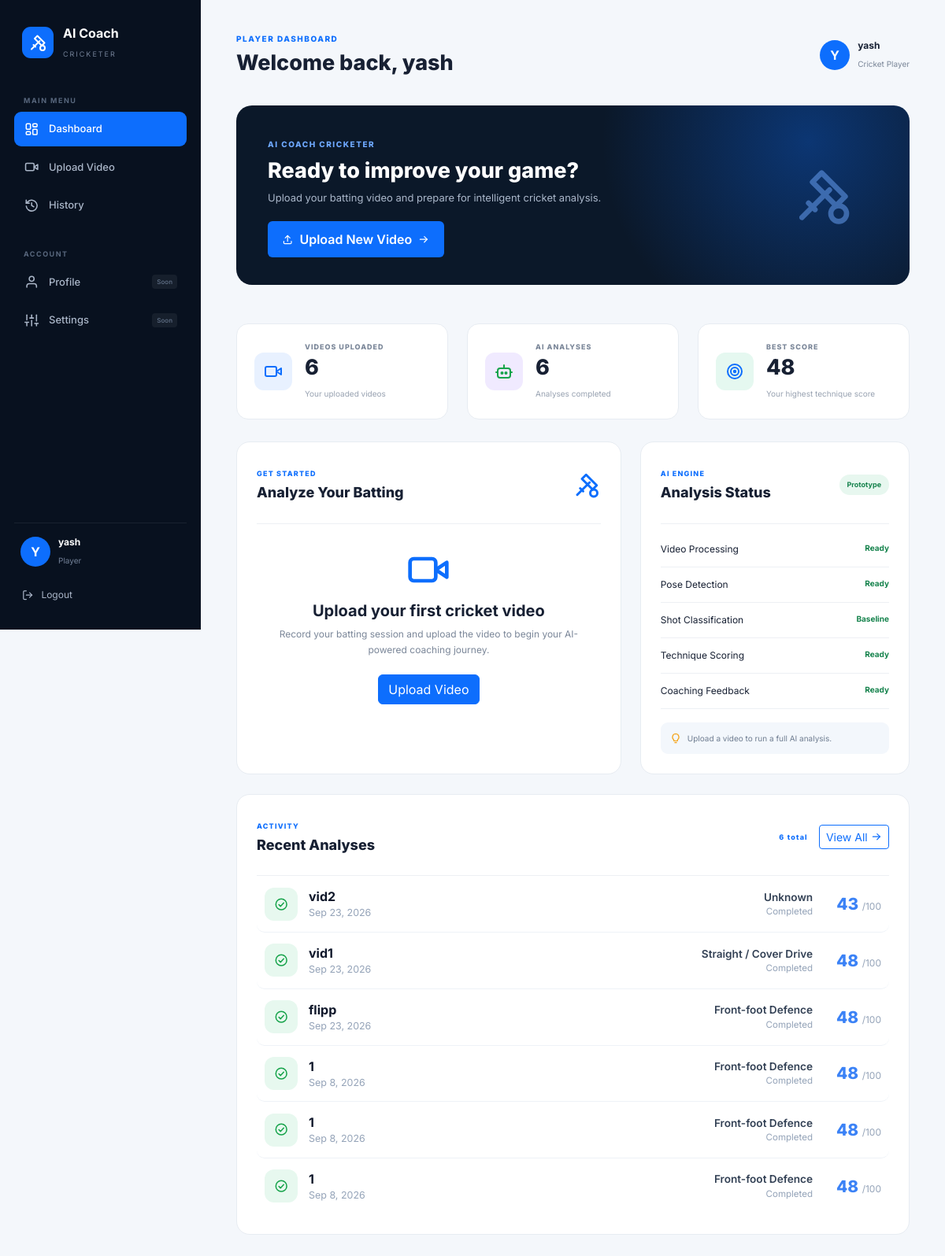
/dashboard/ (signed in), run on the app's committed database.
### analysis/models.py (models this page shows, shortened)
class AnalysisResult(models.Model):
    STATUS_CHOICES = [
        ("PENDING", "Pending"),
        ("PROCESSING", "Processing"),
        ("COMPLETED", "Completed"),
        ("FAILED", "Failed"),
    ]
    user = models.ForeignKey(User, on_delete=models.CASCADE)
    video = models.ForeignKey(
        UploadedVideo,
        on_delete=models.CASCADE,
        related_name="analyses",
    )
    title = models.CharField(max_length=200, blank=True)
    uploaded_at = models.DateTimeField(auto_now_add=True)
    status = models.CharField(
        max_length=20,
        choices=STATUS_CHOICES,
        default="PENDING",
    )
    processed_video = models.FileField(
        upload_to="videos/processed/",
        blank=True,
        null=True,
    )
    total_frames = models.IntegerField(default=0)
    detected_frames = models.IntegerField(default=0)
    detection_percentage = models.FloatField(default=0.0)
    detected_shot = models.CharField(max_length=100, blank=True, default="")
    shot_confidence = models.FloatField(default=0.0)
    overall_score = models.IntegerField(default=0)
    posture_score = models.IntegerField(default=0)
    balance_score = models.IntegerField(default=0)
    lower_body_score = models.IntegerField(default=0)
    upper_body_score = models.IntegerField(default=0)
    follow_through_score = models.IntegerField(default=0)
    measurements = models.JSONField(default=dict, blank=True)
    coaching_feedback = models.JSONField(default=list, blank=True)
    key_observations = models.JSONField(default=list, blank=True)
    shot_reasoning = models.JSONField(default=list, blank=True)
    error_message = models.TextField(blank=True, default="")

class UploadedVideo(models.Model):
    user = models.ForeignKey(User, on_delete=models.CASCADE)
    title = models.CharField(max_length=200)
    video = models.FileField(upload_to="videos/")
    uploaded_at = models.DateTimeField(auto_now_add=True)

### analysis/views.py (the view)
# urls.py: path("dashboard/", views.dashboard, name="dashboard"),
@login_required(login_url="login")
def dashboard(request):
    analyses = AnalysisResult.objects.filter(
        user=request.user
    ).select_related("video").order_by("-uploaded_at")
    total_analyses = analyses.count()
    completed = analyses.filter(status="COMPLETED").count()
    best_score = None
    completed_scores = [
        a.overall_score for a in analyses if a.status == "COMPLETED"
    ]
    if completed_scores:
        best_score = max(completed_scores)
    recent = analyses[:6]
    context = {
        "analyses": analyses,
        "recent": recent,
        "total_analyses": total_analyses,
        "completed_analyses": completed,
        "best_score": best_score,
        "total_videos": UploadedVideo.objects.filter(user=request.user).count(),
    }
    return render(request, "dashboard.html", context)

### templates/dashboard.html (shortened to what this page needs)
{% load static %}
<!DOCTYPE html>
<html lang="en">
<head>
    <link
        href="https://cdn.jsdelivr.net/npm/bootstrap@5.3.7/dist/css/bootstrap.min.css"
        rel="stylesheet">
    <link rel="stylesheet"
          href="{% static 'css/icons.css' %}">
    <link rel="stylesheet"
          href="{% static 'css/dashboard.css' %}">
</head>
<body>
{% include "_sidebar.html" with active_page="dashboard" %}
<main class="main-content">
    <div class="top-bar">
        <div>
            <span class="page-label">
                PLAYER DASHBOARD
            </span>
            <h2>
                Welcome back,
                {{ request.user.username }}
            </h2>
        </div>
        <div class="top-user">
            <div class="top-avatar">
                {{ request.user.username|first|upper }}
            </div>
            <div>
                <strong>
                    {{ request.user.username }}
                </strong>
                <small>
                    Cricket Player
                </small>
            </div>
        </div>
    </div>
    <div class="welcome-banner">
        <div>
            <span class="banner-label">
                AI COACH CRICKETER
            </span>
            <h1>
                Ready to improve your game?
            </h1>
            <p>
                Upload your batting video and prepare
                for intelligent cricket analysis.
            </p>
            <a href="{% url 'upload' %}"
               class="btn upload-button">
                <svg class="ic ic-sm"><use href="#i-upload"/></svg>
                Upload New Video
                <svg class="ic ic-sm"><use href="#i-arrow-right"/></svg>
            </a>
        </div>
        <div class="banner-icon">
            <svg class="ic ic-3xl"><use href="#i-cricket"/></svg>
        </div>
    </div>
    <div class="row g-4 stats-row">
        <div class="col-md-4">
            <div class="stat-card">
                <div class="stat-icon blue">
                    <svg class="ic ic-lg ic-primary">
                        <use href="#i-video"/>
                    </svg>
                </div>
                <div>
                    <span>
                        VIDEOS UPLOADED
                    </span>
                    <h3>
                        {{ total_videos }}
                    </h3>
                    <small>
                        Your uploaded videos
                    </small>
                </div>
            </div>
        </div>
        <div class="col-md-4">
            <div class="stat-card">
                <div class="stat-icon purple">
                    <svg class="ic ic-lg ic-success">
                        <use href="#i-robot"/>
                    </svg>
                </div>
                <div>
                    <span>
                        AI ANALYSES
                    </span>
                    <h3>
                        {{ completed_analyses }}
                    </h3>
                    <small>
                        Analyses completed
                    </small>
                </div>
            </div>
        </div>
        <div class="col-md-4">
            <div class="stat-card">
                <div class="stat-icon green">
                    <svg class="ic ic-lg ic-primary">
                        <use href="#i-target"/>
                    </svg>
                </div>
                <div>
                    <span>
                        BEST SCORE
                    </span>
                    <h3>
                        {% if best_score %}{{ best_score }}{% else %}--{% endif %}
                    </h3>
                    <small>
                        Your highest technique score
                    </small>
                </div>
            </div>
        </div>
    </div>
    <div class="row g-4 mt-1">
        <div class="col-lg-7">
            <div class="content-card">
                <div class="card-heading">
                    <div>
                        <span>
                            GET STARTED
                        </span>
                        <h4>
                            Analyze Your Batting
                        </h4>
                    </div>
                    <span class="card-emoji">
                        <svg class="ic ic-xl ic-primary">
                            <use href="#i-cricket"/>
                        </svg>
                    </span>
                </div>
                <div class="quick-content">
                    <div class="quick-icon">
                        <svg class="ic ic-2xl ic-primary">
                            <use href="#i-video"/>
                        </svg>
                    </div>
                    <h5>
                        Upload your first cricket video
                    </h5>
                    <p>
                        Record your batting session and
                        upload the video to begin your
                        AI-powered coaching journey.
                    </p>
                    <a href="{% url 'upload' %}"
                       class="btn btn-primary">
                        Upload Video
                    </a>
                </div>
            </div>
        </div>
        <div class="col-lg-5">
            <div class="content-card">
                <div class="card-heading">
                    <div>
                        <span>
                            AI ENGINE
                        </span>
                        <h4>
                            Analysis Status
                        </h4>
                    </div>
                    <span class="status-active">
                        Prototype
                    </span>
                </div>
                <div class="ai-status">
                    <div class="status-row">
                        <span>
                            Video Processing
                        </span>
                        <strong class="ready">
                            Ready
                        </strong>
                    </div>
                    <div class="status-row">
                        <span>
                            Pose Detection
                        </span>
                        <strong class="ready">
                            Ready
                        </strong>
                    </div>
                    <div class="status-row">
                        <span>
                            Shot Classification
                        </span>
                        <strong class="ready">
                            Baseline
                        </strong>
                    </div>
                    <div class="status-row">
                        <span>
                            Technique Scoring
                        </span>
                        <strong class="ready">
                            Ready
                        </strong>
                    </div>
                    <div class="status-row">
                        <span>
                            Coaching Feedback
                        </span>
                        <strong class="ready">
                            Ready
                        </strong>
                    </div>
                </div>
                <div class="ai-note">
                    <svg class="ic ic-sm"><use href="#i-bulb"/></svg>
                    Upload a video to run a full AI analysis.
                </div>
            </div>
        </div>
    </div>
    <div class="content-card recent-card">
        <div class="card-heading">
            <div>
                <span>
                    ACTIVITY
                </span>
                <h4>
                    Recent Analyses
                </h4>
            </div>
            <div class="heading-actions">
                <span class="empty-label">
                    {% if recent %}{{ total_analyses }} total{% else %}No videos yet{% endif %}
                </span>
                {% if recent %}
                    <a href="{% url 'history' %}"
                       class="btn btn-outline-primary btn-sm">
                        View All
                        <svg class="ic ic-sm">
                            <use href="#i-arrow-right"/>
                        </svg>
                    </a>
                {% endif %}
            </div>
        </div>
        {% if recent %}
            <div class="history-list">
                {% for a in recent %}
                    <a href="{% url 'analysis_result' a.pk %}"
                       class="history-item">
                        <div class="history-icon status-{{ a.status|lower }}">
                            {% if a.status == "COMPLETED" %}
                                <svg class="ic ic-md ic-success">
                                    <use href="#i-check-circle"/>
                                </svg>
                            {% elif a.status == "FAILED" %}
                                <svg class="ic ic-md ic-danger">
                                    <use href="#i-x-circle"/>
                                </svg>
                            {% else %}
                                <svg class="ic ic-md ic-warning">
                                    <use href="#i-clock"/>
                                </svg>
                            {% endif %}
                        </div>
                        <div class="history-info">
                            <strong>{{ a.title|default:a.video.title }}</strong>
                            <small>{{ a.uploaded_at|date:"M j, Y" }}</small>
                        </div>
                        <div class="history-shot">
                            <span>{{ a.detected_shot|default:"—" }}</span>
                            <small>{{ a.status|title }}</small>
                        </div>
                        <div class="history-score">
                            {% if a.status == "COMPLETED" %}
                                <strong>{{ a.overall_score }}</strong>
                                <small>/100</small>
                            {% else %}
                                <span class="badge-short">—</span>
                            {% endif %}
                        </div>
                    </a>
                {% endfor %}
            </div>
        {% endif %}
    </div>
</main>
</body>
</html>

### templates/_sidebar.html (shortened to what this page needs)
<aside class="sidebar" id="sidebar">
    <div class="sidebar-brand">
        <div class="brand-icon">
            <svg class="ic ic-lg"><use href="#i-cricket"/></svg>
        </div>
        <div>
            <strong>AI Coach</strong>
            <small>CRICKETER</small>
        </div>
    </div>
    <div class="sidebar-section">
        <small>MAIN MENU</small>
        <a href="{% url 'dashboard' %}"
           class="sidebar-link {% if active_page == 'dashboard' %}active{% endif %}">
            <span>
                <svg class="ic ic-md"><use href="#i-dashboard"/></svg>
            </span>
            Dashboard
        </a>
        <a href="{% url 'upload' %}"
           class="sidebar-link {% if active_page == 'upload' %}active{% endif %}">
            <span>
                <svg class="ic ic-md"><use href="#i-video"/></svg>
            </span>
            Upload Video
        </a>
        <a href="{% url 'history' %}"
           class="sidebar-link {% if active_page == 'history' %}active{% endif %}">
            <span>
                <svg class="ic ic-md"><use href="#i-history"/></svg>
            </span>
            History
        </a>
    </div>
    <div class="sidebar-section">
        <small>ACCOUNT</small>
        <a href="#"
           class="sidebar-link">
            <span>
                <svg class="ic ic-md"><use href="#i-user"/></svg>
            </span>
            Profile
            <span class="coming-soon">Soon</span>
        </a>
        <a href="#"
           class="sidebar-link">
            <span>
                <svg class="ic ic-md"><use href="#i-settings"/></svg>
            </span>
            Settings
            <span class="coming-soon">Soon</span>
        </a>
    </div>
    <div class="sidebar-bottom">
        <div class="sidebar-user">
            <div class="user-avatar">
                {{ request.user.username|first|upper }}
            </div>
            <div class="user-details">
                <strong>
                    {{ request.user.username }}
                </strong>
                <small>
                    Player
                </small>
            </div>
        </div>
        <a href="{% url 'logout' %}"
           class="logout-link">
            <svg class="ic ic-sm"><use href="#i-logout"/></svg>
            Logout
        </a>
    </div>
</aside>

### data on the page
AnalysisResult: title "vid2", uploaded_at "Sep 23, 2026", detected_shot "Unknown", status "Completed", overall_score "43"
AnalysisResult: title "vid1", uploaded_at "Sep 23, 2026", detected_shot "Straight / Cover Drive", status "Completed", overall_score "48"
AnalysisResult: title "flipp", uploaded_at "Sep 23, 2026", detected_shot "Front-foot Defence", status "Completed", overall_score "48"
AnalysisResult: title "1", uploaded_at "Sep 8, 2026", detected_shot "Front-foot Defence", status "Completed", overall_score "48"
AnalysisResult: title "1", uploaded_at "Sep 8, 2026", detected_shot "Front-foot Defence", status "Completed", overall_score "48"
AnalysisResult: title "1", uploaded_at "Sep 8, 2026", detected_shot "Front-foot Defence", status "Completed", overall_score "48"

### other printed values
{{ request.user.username|first|upper }} "Y"
{{ request.user.username }} "yash"
{{ total_videos }} "6"
{{ completed_analyses }} "6"
{{ best_score }} "48"
{{ total_analyses }} "6"
